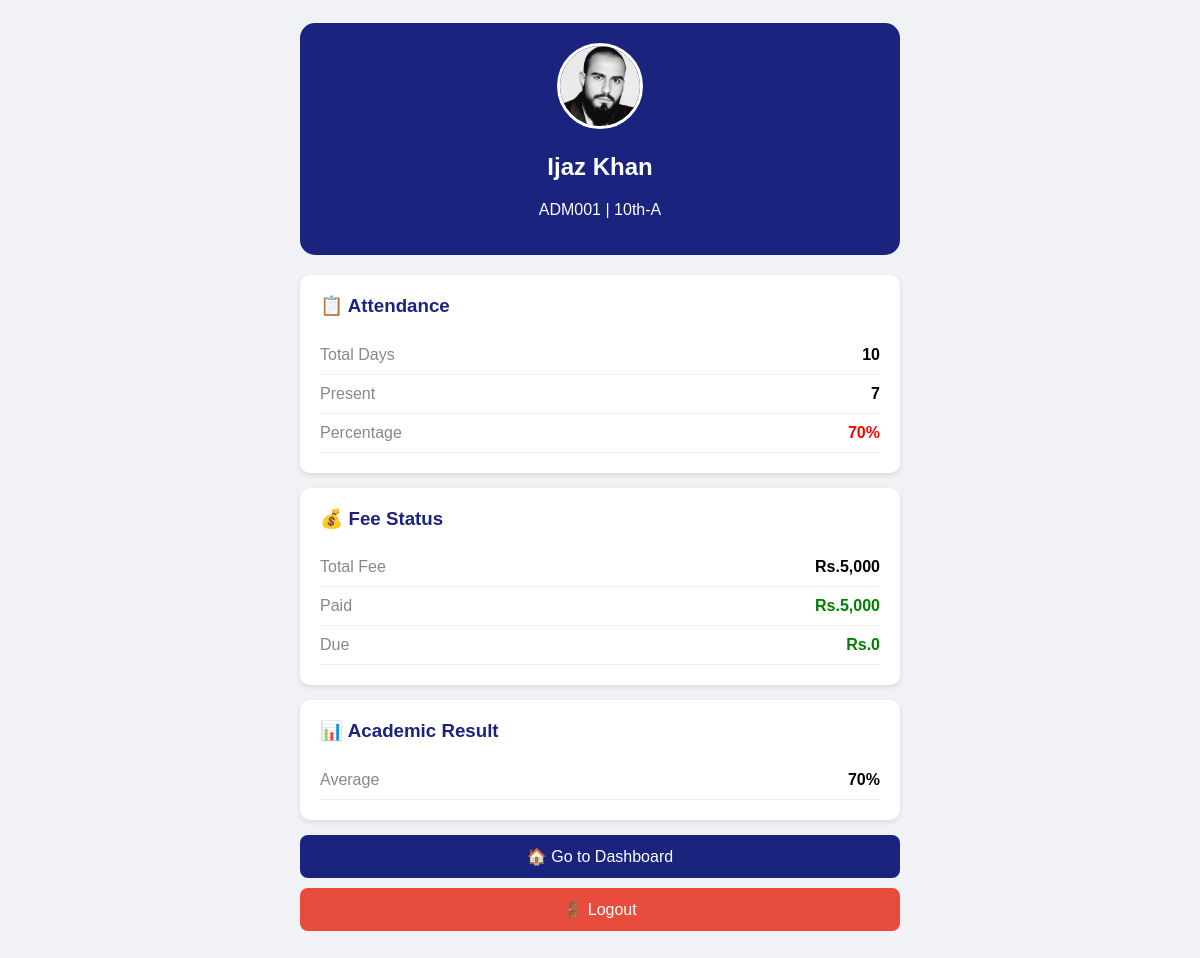
/modules/parents/index.php (signed in), run on the app's committed database.
### tables this page shows
CREATE TABLE `students` (
  `id` int(11) NOT NULL,
  `admission_no` varchar(20) NOT NULL,
  `first_name` varchar(50) NOT NULL,
  `last_name` varchar(50) DEFAULT NULL,
  `father_name` varchar(100) DEFAULT NULL,
  `mother_name` varchar(100) DEFAULT NULL,
  `dob` date DEFAULT NULL,
  `gender` enum('Male','Female','Other') DEFAULT NULL,
  `class` varchar(20) DEFAULT NULL,
  `section` varchar(10) DEFAULT NULL,
  `phone` varchar(20) DEFAULT NULL,
  `email` varchar(100) DEFAULT NULL,
  `address` text DEFAULT NULL,
  `photo` varchar(255) DEFAULT 'default.png',
  `admission_date` date DEFAULT NULL,
  `status` tinyint(4) DEFAULT 1,
  `created_at` timestamp NOT NULL DEFAULT current_timestamp()
);

### shared/config.php (called while the page is built, shortened)
<?php
function getPhotoUrl($photo, $type = 'student') {
    $default = BASE_URL . 'assets/uploads/photos/default.png';
    $path = PHOTO_DIR . $photo;
    return file_exists($path) ? BASE_URL . 'assets/uploads/photos/' . $photo : $default;
}
?>

### modules/parents/index.php (the view, shortened to what this page needs)
<?php
require_once '../../shared/config.php';
$student = $conn->query("SELECT * FROM students WHERE status=1 LIMIT 1")->fetch_assoc();
if ($student) {
    $sid = $student['id'];
    $att = $conn->query("SELECT COUNT(*) as t, SUM(CASE WHEN status='Present' THEN 1 ELSE 0 END) as p FROM attendance WHERE student_id=$sid")->fetch_assoc();
    $att_percent = $att['t'] > 0 ? round(($att['p']/$att['t'])*100) : 0;
    $fee = $conn->query("SELECT SUM(amount) as t, SUM(paid_amount) as p FROM fees WHERE student_id=$sid")->fetch_assoc();
    $fee_due = ($fee['t'] ?? 0) - ($fee['p'] ?? 0);
    $result = $conn->query("SELECT AVG((marks_obtained/max_marks)*100) as avg FROM results r JOIN exams e ON r.exam_id=e.id WHERE r.student_id=$sid")->fetch_assoc();
}
?>
<!DOCTYPE html>
<html>
<head>
</head>
<body>
<div class="container">
<div class="header">
    <img src="<?php echo getPhotoUrl($student['photo']); ?>" onerror="this.src='<?php echo BASE_URL; ?>assets/uploads/photos/default.png'">
    <h2><?php echo $student['first_name'].' '.$student['last_name']; ?></h2>
    <p><?php echo $student['admission_no']; ?> | <?php echo $student['class'].'-'.$student['section']; ?></p>
</div>
<div class="card">
    <h3>📋 Attendance</h3>
    <div class="row"><span class="label">Total Days</span><span class="value"><?php echo $att['t']; ?></span></div>
    <div class="row"><span class="label">Present</span><span class="value"><?php echo $att['p']; ?></span></div>
    <div class="row"><span class="label">Percentage</span><span class="value" style="color:<?php echo $att_percent>75?'green':'red'; ?>;"><?php echo $att_percent; ?>%</span></div>
</div>
<div class="card">
    <h3>💰 Fee Status</h3>
    <div class="row"><span class="label">Total Fee</span><span class="value">Rs.<?php echo number_format($fee['t']??0); ?></span></div>
    <div class="row"><span class="label">Paid</span><span class="value" style="color:green;">Rs.<?php echo number_format($fee['p']??0); ?></span></div>
    <div class="row"><span class="label">Due</span><span class="value" style="color:<?php echo $fee_due>0?'red':'green'; ?>;">Rs.<?php echo number_format($fee_due); ?></span></div>
</div>
<div class="card">
    <h3>📊 Academic Result</h3>
    <div class="row"><span class="label">Average</span><span class="value"><?php echo round($result['avg']??0); ?>%</span></div>
</div>
<a href="../../dashboard/" class="btn">🏠 Go to Dashboard</a>
<a href="../../login.php?logout=1" class="btn" style="background:#e74c3c;">🚪 Logout</a>
</div>
</body>
</html>

### modules/parents/index.php (style rules this page uses)
body { font-family: Arial; background: #f0f2f5; padding: 15px; }
.container { max-width: 600px; margin: 0 auto; }
.header { background: #1a237e; color: white; padding: 20px; border-radius: 15px; text-align: center; margin-bottom: 20px; }
.header img { width: 80px; height: 80px; border-radius: 50%; border: 3px solid white; object-fit: cover; }
.card { background: white; padding: 20px; border-radius: 10px; margin-bottom: 15px; box-shadow: 0 2px 5px rgba(0,0,0,0.1); }
.card h3 { margin-top: 0; color: #1a237e; }
.row { display: flex; justify-content: space-between; padding: 10px 0; border-bottom: 1px solid #eee; }
.label { color: #888; }
.value { font-weight: bold; }
.btn { display: block; padding: 12px; background: #1a237e; color: white; text-align: center; border-radius: 8px; text-decoration: none; margin: 10px 0; }

### data on the page
students: photo (picture), first_name "Ijaz", last_name "Khan", admission_no "ADM001", class "10th", section "A"

### other printed values
$att['t'] "10"
$att['p'] "7"
$att_percent "70"
$fee['t'] "5,000"
$fee['p'] "5,000"
$fee_due "0"
$result['avg'] "70"
